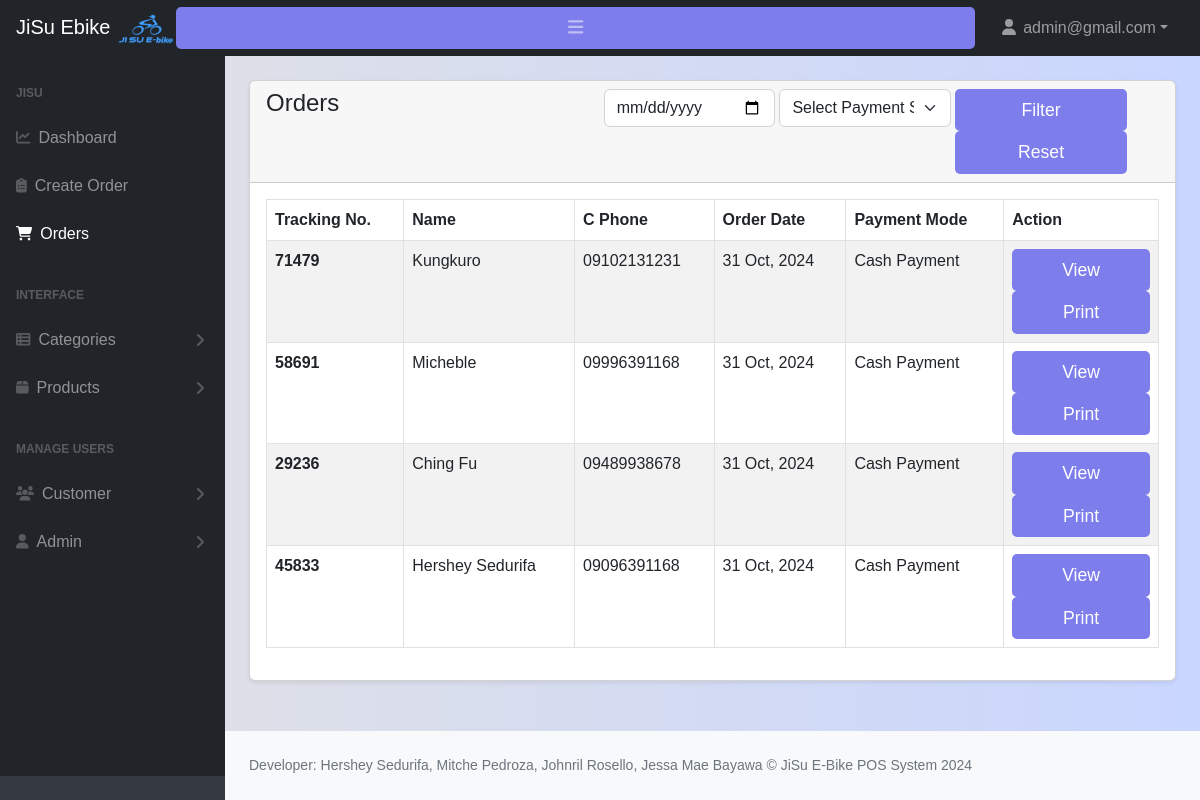
Screenshot of /admin/orders.php (signed in) with the database file from the repository.
### tables this page shows
CREATE TABLE `orders` (
  `id` int(11) NOT NULL,
  `customer_id` int(11) NOT NULL,
  `tracking_no` varchar(100) NOT NULL,
  `invoice_no` varchar(100) NOT NULL,
  `total_amount` varchar(100) NOT NULL,
  `order_date` date NOT NULL,
  `payment_mode` varchar(100) NOT NULL COMMENT 'cash, online',
  `order_placed_by_id` int(11) NOT NULL
);

CREATE TABLE `customers` (
  `id` int(11) NOT NULL,
  `name` varchar(255) NOT NULL,
  `email` varchar(255) DEFAULT NULL,
  `phone` varchar(255) DEFAULT NULL,
  `status` tinyint(1) NOT NULL DEFAULT 0 COMMENT '0=visible,1=hidden',
  `address` varchar(150) NOT NULL,
  `created_at` date NOT NULL DEFAULT current_timestamp()
);

### admin/orders.php (the view, shortened to what this page needs)
<?php include('includes/header.php'); ?>
<div class="container-fluid px-4">
        <div class="card mt-4 shadow-sm">
          <div class="card-header">
               <div class="row">
                <div class="col-md-4">
                    <h4 class="mb-0">Orders</h4>
                </div>
                <div class="col-md-8">
                    <form action="" method="GET">
                        <div class="row g-1">
                            <div class="col-md-4">
                                <input type="date" class="form-control" name="date" value="<?= isset($_GET['date']) == true ? $_GET['date']:''; ?>"/>
                            </div>
                            <div class="col-md-4">
                                <select name="payment_status" class="form-select">
                                    <option value="">Select Payment Status</option>
                                </select>
                            </div>
                            <div class="col-md-4">
                                <button type="submit" class="btn btn-primary">Filter</button>
                                <a href="orders.php" class="btn btn-danger">Reset</a>
                            </div>
                        </div>
                    </form>
                </div>
             </div>
          </div>
          <div class="card-body">
          <?php
               if(isset($_GET['date']) || isset($_GET['payment_status'])){
                   $orderDate = validate($_GET['date']);
                   $paymentStatus = validate($_GET['payment_status']);
                   if($orderDate != '' && $paymentStatus == ''){
                    $query = "SELECT o.*, c.* FROM orders o, customers c WHERE c.id = o.customer_id AND o.order_date='$orderDate' ORDER BY o.id DESC";
                   }elseif($orderDate == '' && $paymentStatus != ''){
                    $query = "SELECT o.*, c.* FROM orders o, customers c WHERE c.id = o.customer_id AND o.payment_mode='$paymentStatus' ORDER BY o.id DESC";
                }elseif($orderDate != '' && $paymentStatus != ''){
                    $query = "SELECT o.*, c.* FROM orders o, customers c WHERE c.id = o.customer_id AND o.order_date='$orderDate' AND o.payment_mode='$paymentStatus' ORDER BY o.id DESC";
                }else{
                    $query = "SELECT o.*, c.* FROM orders o, customers c WHERE c.id = o.customer_id ORDER BY o.id DESC";
                }
               }else{
                    $query = "SELECT o.*, c.* FROM orders o, customers c WHERE c.id = o.customer_id ORDER BY o.id DESC";
               }
               $orders = mysqli_query($conn, $query);
               if($orders){
                if(mysqli_num_rows($orders) > 0)
                {
                    ?>
                    <table class="table table-striped table-bordered align-items-center justify-content-center">
                        <thead>
                            <tr>
                                <th>Tracking No.</th>
                                <th> Name</th>
                                <th>C Phone</th>
                                <th>Order Date</th>
                                <th>Payment Mode</th>
                                <th>Action</th>
                            </tr>
                        </thead>
                        <tbody>
                            <?php foreach($orders as $orderItem) :?>
                                <tr>
                                    <td  class="fw-bold"><?= $orderItem['tracking_no']; ?></td>
                                    <td><?= $orderItem['name']; ?></td>
                                    <td><?= $orderItem['phone']; ?></td>
                                    <td><?= date('d M, Y', strtotime($orderItem['order_date'])); ?></td>
                                    <td><?= $orderItem['payment_mode']; ?></td>
                                    <td>
                                        <a href="orders-view.php?track=<?= $orderItem['tracking_no']; ?>" class="btn btn-info mb-0 px-2 btn-sm">View</a>
                                        <a href="orders-view-print.php?track=<?= $orderItem['tracking_no']; ?>" class="btn btn-primary mb-0 px-2 btn-sm">Print</a>
                                    </td>
                                </tr>
                            <?php endforeach;?>
                        </tbody>
                    </table>
                    <?php
                }
                else
                {
                    echo "<h5>No Record Available</h5>";
                }
               }
               else
               {
                    echo "<h5>Something Went Wrong</h5>";
               }
           ?>
          </div>
        </div>
     </div>
<?php include('includes/footer.php'); ?>

### customer/style.css (style rules this page uses)
* { margin:0; padding:0; box-sizing:border-box; font-family:"poppins",sans-serif; }
body { background-color: #c9d6ff; background:linear-gradient(to right,#e2e2e2,#c9d6ff); }
form { margin:0 2rem; }
input { color:inherit; width:100%; background-color:transparent; border:none; border-bottom:1px solid #757575; padding-left:1.5rem; font-size:15px; }
input::placeholder { color:transparent; }
.btn { font-size:1.1rem; padding:8px 0; border-radius:5px; outline:none; border:none; width:100%; background:rgb(125,125,235); color:white; cursor:pointer; transition:0.9s; }
button { color:rgb(125,125,235); border:none; background-color:transparent; font-size:1rem; font-weight:bold; }

### rows the page displays
orders: tracking_no "71479", customer.name "Kungkuro", customer.phone "09102131231", order_date "31 Oct, 2024", payment_mode "Cash Payment"
orders: tracking_no "58691", customer.name "Micheble", customer.phone "09996391168", order_date "31 Oct, 2024", payment_mode "Cash Payment"
orders: tracking_no "29236", customer.name "Ching Fu", customer.phone "09489938678", order_date "31 Oct, 2024", payment_mode "Cash Payment"
orders: tracking_no "45833", customer.name "Hershey Sedurifa", customer.phone "09096391168", order_date "31 Oct, 2024", payment_mode "Cash Payment"

### other values shown
$_SESSION['loggedInUser']['email'] "admin@gmail.com"
